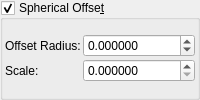
    <widget class="MyGroupBox" name="groupCheck_transf_function_enabledAx_false">
     <property name="toolTip">
      <string/>
     </property>
     <property name="title">
      <string>Spherical Offse&amp;t</string>
     </property>
     <property name="checkable">
      <bool>true</bool>
     </property>
     <layout class="QVBoxLayout" name="verticalLayout_50">
      <property name="spacing">
       <number>2</number>
      </property>
      <property name="leftMargin">
       <number>2</number>
      </property>
      <property name="topMargin">
       <number>2</number>
      </property>
      <property name="rightMargin">
       <number>2</number>
      </property>
      <property name="bottomMargin">
       <number>2</number>
      </property>
      <item>
       <layout class="QGridLayout" name="gridLayout_24" columnstretch="0,1">
        <property name="spacing">
         <number>2</number>
        </property>
        <item row="1" column="0">
         <widget class="QLabel" name="label_128">
          <property name="text">
           <string>Scale:</string>
          </property>
         </widget>
        </item>
        <item row="0" column="1">
         <widget class="MyDoubleSpinBox" name="spinbox_transf_offset">
          <property name="sizePolicy">
           <sizepolicy hsizetype="Minimum" vsizetype="Maximum">
            <horstretch>0</horstretch>
            <verstretch>0</verstretch>
           </sizepolicy>
          </property>
          <property name="prefix">
           <string/>
          </property>
          <property name="decimals">
           <number>6</number>
          </property>
          <property name="minimum">
           <double>-99.989999999999995</double>
          </property>
          <property name="singleStep">
           <double>0.100000000000000</double>
          </property>
         </widget>
        </item>
        <item row="1" column="1">
         <widget class="MyDoubleSpinBox" name="spinbox_transf_scale">
          <property name="sizePolicy">
           <sizepolicy hsizetype="Minimum" vsizetype="Maximum">
            <horstretch>0</horstretch>
            <verstretch>0</verstretch>
           </sizepolicy>
          </property>
          <property name="decimals">
           <number>6</number>
          </property>
          <property name="minimum">
           <double>0.000000000000000</double>
          </property>
          <property name="maximum">
           <double>99.989999999999995</double>
          </property>
          <property name="singleStep">
           <double>0.100000000000000</double>
          </property>
         </widget>
        </item>
        <item row="0" column="0">
         <widget class="QLabel" name="label_132">
          <property name="text">
           <string>Offset Radius:</string>
          </property>
         </widget>
        </item>
       </layout>
      </item>
     </layout>
    </widget>
